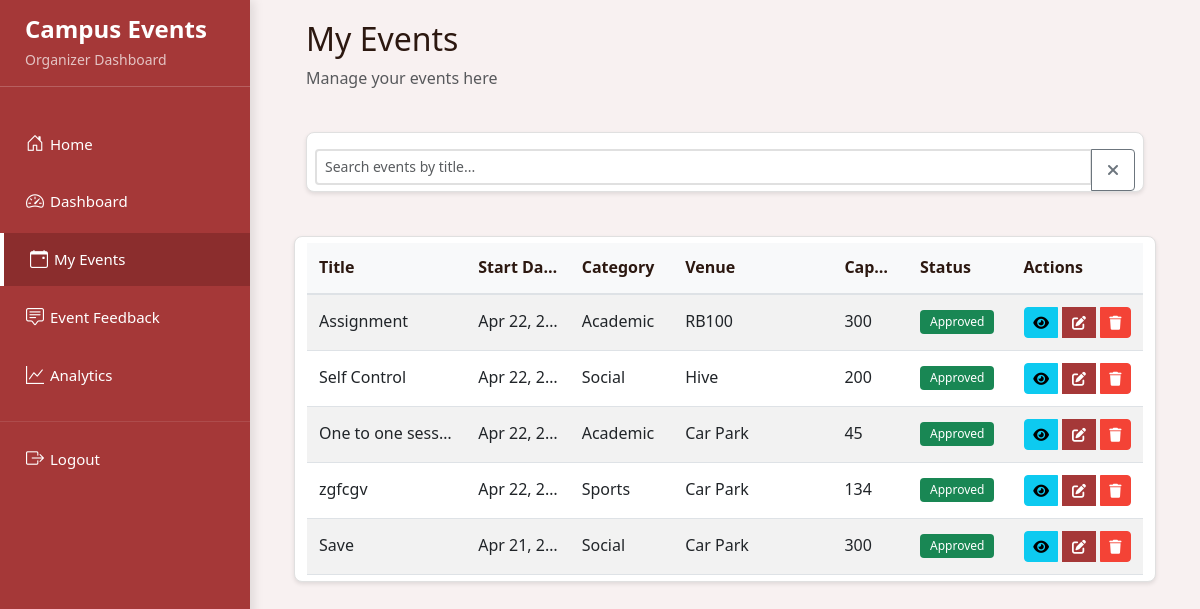
Page /views/dashboards/organizer/events-organiser.php (signed in) on the committed database.
### tables this page shows
CREATE TABLE `events` (
  `event_id` int(11) NOT NULL,
  `title` varchar(255) NOT NULL,
  `description` text DEFAULT NULL,
  `start_datetime` datetime NOT NULL,
  `end_datetime` datetime NOT NULL,
  `location` varchar(255) DEFAULT NULL,
  `organizer_id` int(11) DEFAULT NULL,
  `category` varchar(100) DEFAULT NULL,
  `max_capacity` int(11) DEFAULT NULL,
  `is_public` tinyint(1) DEFAULT 1,
  `status` enum('pending','approved','rejected','cancelled') DEFAULT 'pending',
  `created_at` timestamp NOT NULL DEFAULT current_timestamp(),
  `updated_at` timestamp NOT NULL DEFAULT current_timestamp() ON UPDATE current_timestamp()
);

### views/dashboards/organizer/events-organiser.php (the view, shortened to what this page needs)
<!DOCTYPE html>
<html lang="en">
<head>
    <link href="https://cdn.jsdelivr.net/npm/bootstrap@5.3.0-alpha1/dist/css/bootstrap.min.css" rel="stylesheet">
    <link href="https://cdn.jsdelivr.net/npm/bootstrap-icons@1.11.3/font/bootstrap-icons.css" rel="stylesheet">
    <link href="https://cdnjs.cloudflare.com/ajax/libs/font-awesome/6.0.0/css/all.min.css" rel="stylesheet">
    <link rel="stylesheet" href="../../../assets/css/general-styles.css">
    <link rel="stylesheet" href="../../../assets/css/dashboard-styles.css">
    <link rel="stylesheet" href="https://cdn.datatables.net/1.11.5/css/dataTables.bootstrap5.min.css">
</head>
    <body>
    <div class="sidebar">
        <div class="logo-container">
            <h2>Campus Events</h2>
            <p class="subtitle">Organizer Dashboard</p>
        </div>
        <ul class="nav-list">
            <li>
                <a href="../../../index.php">
                    <i class="bi bi-house-door"></i>
                    <span class="link-name">Home</span>
                </a>
            </li>
            <li>
                <a href="organizer_dashboard.php">
                    <i class="bi bi-speedometer2"></i>
                    <span class="link-name">Dashboard</span>
                </a>
            </li>
            <li>
                <li>
                    <a href="events-organiser.php" class="active">
                        <i class="bi bi-calendar-event"></i>
                        <span class="link-name">My Events</span>
                    </a>
                </li>
                <li>
                    <a href="event_feedback.php">
                        <i class="bi bi-chat-square-text"></i>
                        <span class="link-name">Event Feedback</span>
                    </a>
                </li>
                <li>
                    <a href="analytics.php">
                        <i class="bi bi-graph-up"></i>
                        <span class="link-name">Analytics</span>
                    </a>
                </li>
                <li class="logout-divider">
                    <a href="../../logout.php">
                        <i class="bi bi-box-arrow-right"></i>
                        <span class="link-name">Logout</span>
                    </a>
                </li>
            </ul>
        </div>
<div class="main-content">
    <div class="container-fluid px-4">
        <div class="row mb-4">
            <div class="col-md-6">
                <h2>My Events</h2>
                <p class="text-muted">Manage your events here</p>
            </div>
        </div>
        <div class="row mb-4">
            <div class="col-12">
                <div class="card w-100">
                    <div class="card-body">
                        <div class="row g-3">
                            <div class="col-md-12">
                                <div class="input-group">
                                    <input type="text" class="form-control" placeholder="Search events by title..." id="eventSearch">
                                    <button class="btn btn-outline-secondary" type="button" id="clearSearch">
                                        <i class="fas fa-times"></i>
                                    </button>
                                </div>
                            </div>
                        </div>
                    </div>
                </div>
            </div>
        </div>
        <div class="card w-100">
            <div class="card-body p-0">
                <table class="table table-striped table-hover mb-0" id="eventsTable">
                    <thead>
                        <tr>
                            <th>Title</th>
                            <th>Start Date</th>
                            <th>Category</th>
                            <th>Venue</th>
                            <th>Capacity</th>
                            <th>Status</th>
                            <th>Actions</th>
                        </tr>
                    </thead>
                    <tbody>
                        <?php
                        $query = "SELECT * FROM events WHERE organizer_id = ? ORDER BY created_at DESC";
                        $stmt = $conn->prepare($query);
                        $stmt->bind_param("i", $_SESSION['user_id']);
                        $stmt->execute();
                        $result = $stmt->get_result();
                        if ($result->num_rows > 0) {
                            while ($event = $result->fetch_assoc()) {
                                $start_date = date('M d, Y', strtotime($event['start_datetime']));
                                $statusClass = '';
                                switch(strtolower($event['status'])) {
                                    case 'approved':
                                        $statusClass = 'bg-success';
                                        break;
                                }
                                echo "<tr>";
                                echo "<td>{$event['title']}</td>";
                                echo "<td>{$start_date}</td>";
                                echo "<td>{$event['category']}</td>";
                                echo "<td>{$event['location']}</td>";
                                echo "<td>{$event['max_capacity']}</td>";
                                echo "<td><span class='badge {$statusClass}'>" . ucfirst($event['status']) . "</span></td>";
                                echo "<td>
                                        <div class='btn-group'>
                                            <button type='button' class='btn btn-sm btn-info view-event' data-event-id='{$event['event_id']}'>
                                                <i class='fas fa-eye'></i>
                                            </button>
                                            <button type='button' class='btn btn-sm btn-primary edit-event' data-event-id='{$event['event_id']}'>
                                                <i class='fas fa-edit'></i>
                                            </button>
                                            <button type='button' class='btn btn-sm btn-danger delete-event' data-event-id='{$event['event_id']}'>
                                                <i class='fas fa-trash'></i>
                                            </button>
                                        </div>
                                    </td>";
                                echo "</tr>";
                            }
                        } else {
                            echo "<tr id='no-events-row'><td colspan='7' class='text-center text-danger'>No events found</td></tr>";
                        }
                        ?>
                    </tbody>
                </table>
            </div>
        </div>
    </div>
</div>
</body>
</html>

### assets/css/general-styles.css (style rules this page uses)
:root { --primary-color: #A53838; --secondary-color: #F8F1F1; --accent-color: #D45D5D; --background-color: #FFFFFF; --text-primary: #2C1810; --text-secondary: #666666; --text-light: #FFFFFF; --text-dark: #333333; --success-color: #4CAF50; --warning-color: #FFC107; --danger-color: #F44336; --info-color: #2196F3; --border-color: #E0E0E0; --shadow-color: rgba(0, 0, 0, 0.1); --hover-color: #8B2D2D; --active-color: #7A2525; --danger-hover: #D32F2F; }
body { background-color: var(--background-color); font-family: 'Segoe UI', Tahoma, Geneva, Verdana, sans-serif; color: var(--text-primary); line-height: 1.6; }
.card { background-color: var(--background-color); border-radius: 8px; box-shadow: 0 2px 4px var(--shadow-color); border: 1px solid var(--border-color); margin-bottom: 1.5rem; }
.card-body { padding: 1.5rem; }
.btn { padding: 0.5rem 1rem; border-radius: 4px; font-weight: 500; transition: all 0.3s ease; }
.btn-primary { background-color: var(--primary-color); border-color: var(--primary-color); color: var(--text-light); }
.btn-danger { background-color: var(--danger-color); border-color: var(--danger-color); color: var(--text-light); }
.form-control { border: 2px solid var(--border-color); border-radius: 4px; padding: 0.5rem; transition: border-color 0.3s ease; }
.table { width: 100%; margin-bottom: 1rem; background-color: var(--background-color); }
.table th { background-color: var(--secondary-color); color: var(--text-primary); font-weight: 600; padding: 0.75rem; }
.table td { padding: 0.75rem; vertical-align: middle; }
.badge { padding: 0.35em 0.65em; font-size: 0.75em; font-weight: 600; border-radius: 4px; }
button, .btn, .nav-link { -webkit-user-select: none; user-select: none; }

### assets/css/dashboard-styles.css (style rules this page uses)
:root { --sidebar-width: 250px; --primary-color: #A53838; --secondary-color: #F8F1F1; --accent-color: #D45D5D; --success-color: #4CAF50; --warning-color: #FFC107; --danger-color: #F44336; --sidebar-color: #A53838; --sidebar-hover: #8B2D2D; --text-light: #FFFFFF; --text-dark: #2C1810; }
body { font-family: 'Segoe UI', Tahoma, Geneva, Verdana, sans-serif; background-color: var(--secondary-color); }
.sidebar { background: var(--sidebar-color); width: var(--sidebar-width); height: 100vh; position: fixed; left: 0; top: 0; padding: 20px 0; transition: all 0.3s ease; box-shadow: 0 0 15px rgba(0,0,0,0.1); }
.sidebar .logo-container { padding: 15px 25px; margin-bottom: 30px; border-bottom: 1px solid rgba(255,255,255,0.2); }
.nav-list { padding: 0; margin: 0; list-style: none; }
.nav-list li { position: relative; width: 100%; margin-bottom: 5px; }
.nav-list li a { display: flex; align-items: center; text-decoration: none; padding: 12px 25px; color: var(--text-light); transition: all 0.3s ease; }
.nav-list li a.active { background: var(--sidebar-hover); color: var(--text-light); border-left: 4px solid var(--text-light); }
.nav-list li i { min-width: 30px; font-size: 18px; text-align: center; }
.nav-list li .link-name { font-size: 15px; font-weight: 400; }
.nav-list li.logout-divider { border-top: 1px solid rgba(255,255,255,0.1); margin: 20px 0; padding-top: 10px; }
.main-content { margin-left: 250px; padding: 20px; }

### rows in the picture
events: title "Assignment", start_datetime "Apr 22, 2…", category "Academic", location "RB100", max_capacity "300", status "Approved"
events: title "Self Control", start_datetime "Apr 22, 2…", category "Social", location "Hive", max_capacity "200", status "Approved"
events: title "One to one sess…", start_datetime "Apr 22, 2…", category "Academic", location "Car Park", max_capacity "45", status "Approved"
events: title "zgfcgv", start_datetime "Apr 22, 2…", category "Sports", location "Car Park", max_capacity "134", status "Approved"
events: title "Save", start_datetime "Apr 21, 2…", category "Social", location "Car Park", max_capacity "300", status "Approved"
